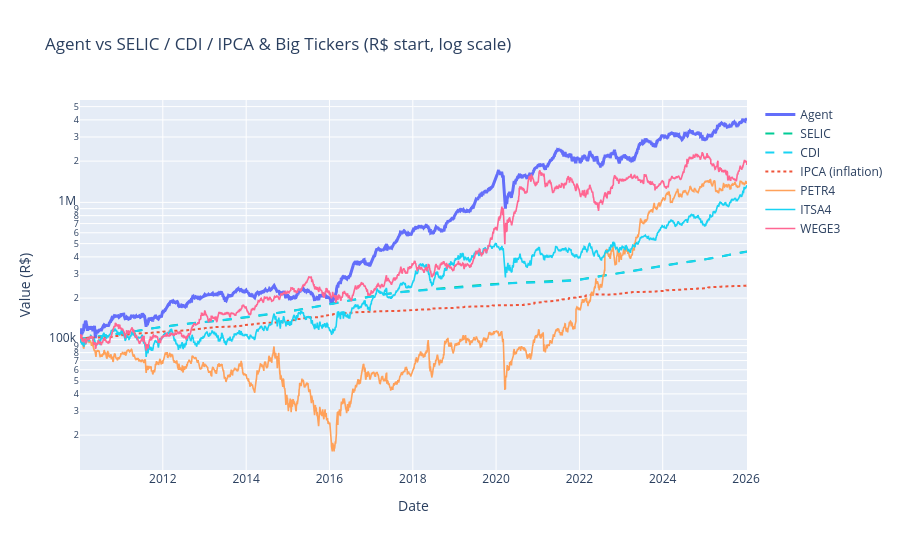

This figure's notebook cell:
### Markdown cell above
## Agent vs Fixed Income (SELIC / CDI), Inflation (IPCA) & Big Tickers

### Code cell
# All benchmarks normalized to the agent's starting value on the agent's dates.
# Reuses `dates`, `start_val`, `compute_all` from the BOVA11 cell above.
agent_curve = wf_df['value_agent'].to_numpy()

def price_curve(ticker):
    """Buy-and-hold value of a stock, normalized to start_val on the agent's dates."""
    px = (pd.read_parquet(ROOT / f'data/raw/br/prices/{ticker}.parquet')
          .set_index('trade_date')['adj_close'].sort_index())
    px = px.reindex(dates).ffill().bfill()
    return px.to_numpy() / px.iloc[0] * start_val

def macro_series(name):
    s = pd.read_parquet(ROOT / f'data/raw/br/macro/{name}.parquet')
    return s.set_index('reference_date')[name].sort_index()

def rate_curve(name):
    """Compound a daily-rate series (SELIC/CDI, percent per day) into a value curve."""
    r = macro_series(name).reindex(dates).ffill().bfill().to_numpy() / 100.0
    return np.cumprod(1 + r) * start_val

def ipca_curve():
    """Compound monthly IPCA (%) into a cumulative-inflation value curve."""
    ipca = macro_series('ipca')
    ipca = ipca[ipca.index >= dates.min() - pd.Timedelta(days=40)]
    cum = (1 + ipca / 100).cumprod().reindex(dates, method='ffill')
    return (cum / cum.iloc[0] * start_val).to_numpy()

curves = {
    'Agent': agent_curve,
    'SELIC': rate_curve('selic'),
    'CDI': rate_curve('cdi'),
    'IPCA (inflation)': ipca_curve(),
    'PETR4': price_curve('PETR4'),
    'ITSA4': price_curve('ITSA4'),   # ITSA3 not in universe; ITSA4 is the liquid Itausa share
    'WEGE3': price_curve('WEGE3'),
}

styles = {'Agent': dict(color='#636EFA', width=3),
          'SELIC': dict(color='#00CC96', width=2, dash='dash'),
          'CDI': dict(color='#19D3F3', width=2, dash='dash'),
          'IPCA (inflation)': dict(color='#EF553B', width=2, dash='dot')}

fig = go.Figure()
for name, curve in curves.items():
    fig.add_trace(go.Scatter(x=dates, y=curve, mode='lines', name=name,
                             line=styles.get(name, dict(width=1.6))))
fig.update_layout(title="Agent vs SELIC / CDI / IPCA & Big Tickers (R$ start, log scale)",
                  xaxis_title="Date", yaxis_title="Value (R$)",
                  hovermode='x unified', height=550)
fig.update_yaxes(type='log')
fig.show()

# Metrics table over the same OOS window
rows = {}
for name, curve in curves.items():
    rets = np.log(pd.Series(curve) / pd.Series(curve).shift(1)).fillna(0.0).to_numpy()
    rows[name] = compute_all(rets, curve)
bench = pd.DataFrame(rows).T[['cumulative_return', 'annualized_return', 'sharpe', 'max_drawdown']]
fmt = bench.copy()
for c in ['cumulative_return', 'annualized_return', 'max_drawdown']:
    fmt[c] = fmt[c].map('{:+.1%}'.format)
fmt['sharpe'] = bench['sharpe'].round(3)
display(fmt)

### Figure 1 — Plotly figure (JSON) as saved in the notebook; plotly's stock layout.template omitted (floating-point values rounded to 4 significant figures; data arrays with more than 128 entries replaced by an {"elided": "..."} marker saying what was removed)
{"data": [{"line": {"color": "#636EFA", "width": 3}, "mode": "lines", "name": "Agent", "type": "scatter", "x": {"elided": "3965 str values"}, "y": {"elided": "3965 float values"}}, {"line": {"color": "#00CC96", "dash": "dash", "width": 2}, "mode": "lines", "name": "SELIC", "type": "scatter", "x": {"elided": "3965 str values"}, "y": {"elided": "3965 float values"}}, {"line": {"color": "#19D3F3", "dash": "dash", "width": 2}, "mode": "lines", "name": "CDI", "type": "scatter", "x": {"elided": "3965 str values"}, "y": {"elided": "3965 float values"}}, {"line": {"color": "#EF553B", "dash": "dot", "width": 2}, "mode": "lines", "name": "IPCA (inflation)", "type": "scatter", "x": {"elided": "3965 str values"}, "y": {"elided": "3965 float values"}}, {"line": {"width": 1.6}, "mode": "lines", "name": "PETR4", "type": "scatter", "x": {"elided": "3965 str values"}, "y": {"elided": "3965 float values"}}, {"line": {"width": 1.6}, "mode": "lines", "name": "ITSA4", "type": "scatter", "x": {"elided": "3965 str values"}, "y": {"elided": "3965 float values"}}, {"line": {"width": 1.6}, "mode": "lines", "name": "WEGE3", "type": "scatter", "x": {"elided": "3965 str values"}, "y": {"elided": "3965 float values"}}], "layout": {"height": 550, "hovermode": "x unified", "title": {"text": "Agent vs SELIC / CDI / IPCA & Big Tickers (R$ start, log scale)"}, "xaxis": {"title": {"text": "Date"}}, "yaxis": {"title": {"text": "Value (R$)"}, "type": "log"}}}
